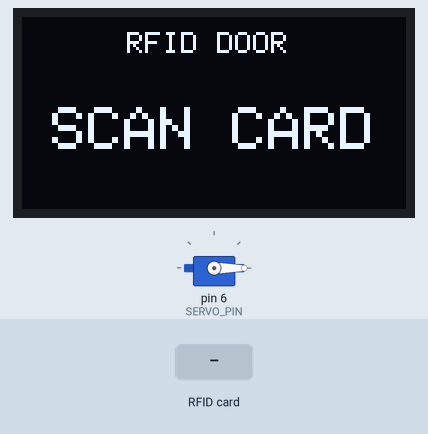
Simulated run of this sketch. Board: Arduino Uno, built with avr-gcc and run on an emulated ATmega328P. Shown: servo, 128×64 one-colour display. The inputs (shaded band) are chosen by the test bench. What the sketch prints to the serial monitor is not drawn.

Above: at 1.3 s.
1.4 s: RFID card DE AD BE EF held to the reader
At 2.3 s:
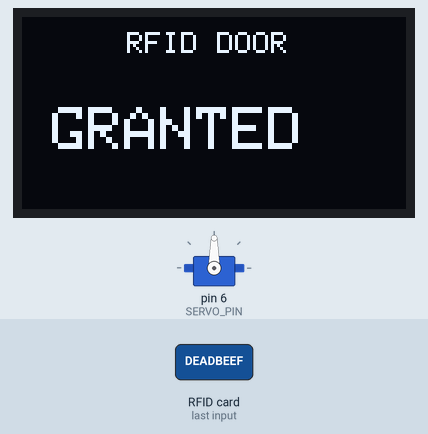
2.9 s: RFID card 5E 7A 19 C4 held to the reader
At 5.6 s:
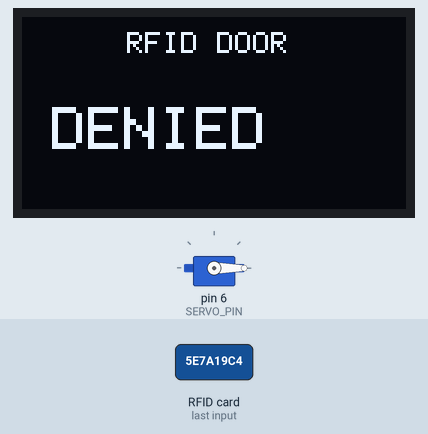
Timing chart, 0 to 7.1 s (numbered marks = the images above; inputs shaded):
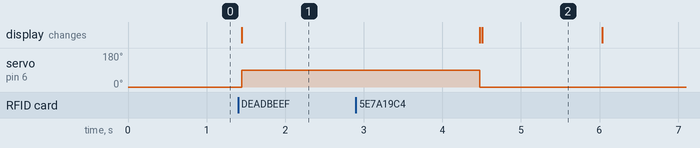

Measured:
- after the input at 1.4 s, servo on pin 6 (SERVO_PIN): 0° → 90° at once; the display: changes at once (image 1)
- after the input at 2.9 s, the display: first differs from a run without the input after 1.6 s (image 2)

The sketch:

27_rfid_door.ino
```cpp
/*
  Project 27: Smart RFID Door (RC522 RFID Reader + SG90 Servo + OLED)
  IoT Project Kit - Arduino Uno

  Description:
  A contactless RFID-based electronic access control system using the RC522
  RFID module, an SG90 micro servo motor, and a 0.96" SSD1306 I2C OLED display.
  When an RFID card or key fob is tapped against the reader, its 4-byte unique
  identifier (UID) is read via SPI and compared to an authorized UID key.
  If the card is authorized, the OLED displays "GRANTED" and the servo motor rotates
  90 degrees to unlock/open the door for 3 seconds before automatically returning
  to 0 degrees ("SCAN CARD"). If unauthorized, the OLED displays "DENIED" and access
  is rejected. All scanned UIDs are logged to the Serial Monitor at 9600 baud.

  Connections:
  RC522 RFID Reader (SPI):
  - 3.3V (VCC)    -> Arduino 3.3V (DO NOT connect to 5V!)
  - RST           -> Digital Pin 9
  - GND           -> GND
  - IRQ           -> Not Connected (Unused)
  - MISO          -> Digital Pin 12 (SPI MISO)
  - MOSI          -> Digital Pin 11 (SPI MOSI)
  - SCK           -> Digital Pin 13 (SPI SCK)
  - SDA (SS)      -> Digital Pin 10 (SPI SS)

  SG90 Micro Servo:
  - Signal (PWM)  -> Digital Pin 6
  - Power (Red)   -> 5V
  - Ground (Brown)-> GND

  0.96" OLED Display (I2C):
  - VCC           -> 5V
  - GND           -> GND
  - SDA           -> Analog Pin A4
  - SCL           -> Analog Pin A5

  Required Libraries:
  - MFRC522 by GithubCommunity
  - Servo (built-in)
  - Adafruit_GFX
  - Adafruit_SSD1306
  - SPI (built-in)
  - Wire (built-in)
*/

#include <SPI.h>
#include <MFRC522.h>
#include <Servo.h>
#include <Wire.h>
#include <Adafruit_GFX.h>
#include <Adafruit_SSD1306.h>

#define SS_PIN 10
#define RST_PIN 9
#define SERVO_PIN 6

MFRC522 rfid(SS_PIN, RST_PIN);
Servo doorServo;

#define SCREEN_WIDTH 128
#define SCREEN_HEIGHT 64
#define OLED_RESET -1

Adafruit_SSD1306 display(
  SCREEN_WIDTH, SCREEN_HEIGHT,
  &Wire, OLED_RESET
);

// Replace this with your card's UID
byte authorizedUID[] = {0xDE, 0xAD, 0xBE, 0xEF};

void showMessage(const char* message) {
  display.clearDisplay();

  display.setTextSize(1);
  display.setCursor(35, 5);
  display.println("RFID DOOR");

  display.setTextSize(2);
  display.setCursor(10, 30);
  display.println(message);

  display.display();
}

bool checkCard() {
  if (rfid.uid.size != 4)
    return false;

  for (byte i = 0; i < 4; i++) {
    if (rfid.uid.uidByte[i] != authorizedUID[i])
      return false;
  }

  return true;
}

void setup() {
  Serial.begin(9600);

  SPI.begin();
  rfid.PCD_Init();

  doorServo.attach(SERVO_PIN);
  doorServo.write(0);

  display.begin(SSD1306_SWITCHCAPVCC, 0x3C);
  display.setTextColor(SSD1306_WHITE);

  showMessage("SCAN CARD");
}

void loop() {

  if (!rfid.PICC_IsNewCardPresent())
    return;

  if (!rfid.PICC_ReadCardSerial())
    return;

  // Print UID to Serial Monitor
  Serial.print("UID: ");

  for (byte i = 0; i < rfid.uid.size; i++) {
    Serial.print(rfid.uid.uidByte[i], HEX);
    Serial.print(" ");
  }

  Serial.println();

  if (checkCard()) {

    showMessage("GRANTED");

    doorServo.write(90);
    delay(3000);

    doorServo.write(0);
    showMessage("SCAN CARD");

  } else {

    showMessage("DENIED");
    delay(1500);
    showMessage("SCAN CARD");
  }

  rfid.PICC_HaltA();
  rfid.PCD_StopCrypto1();
}
```
